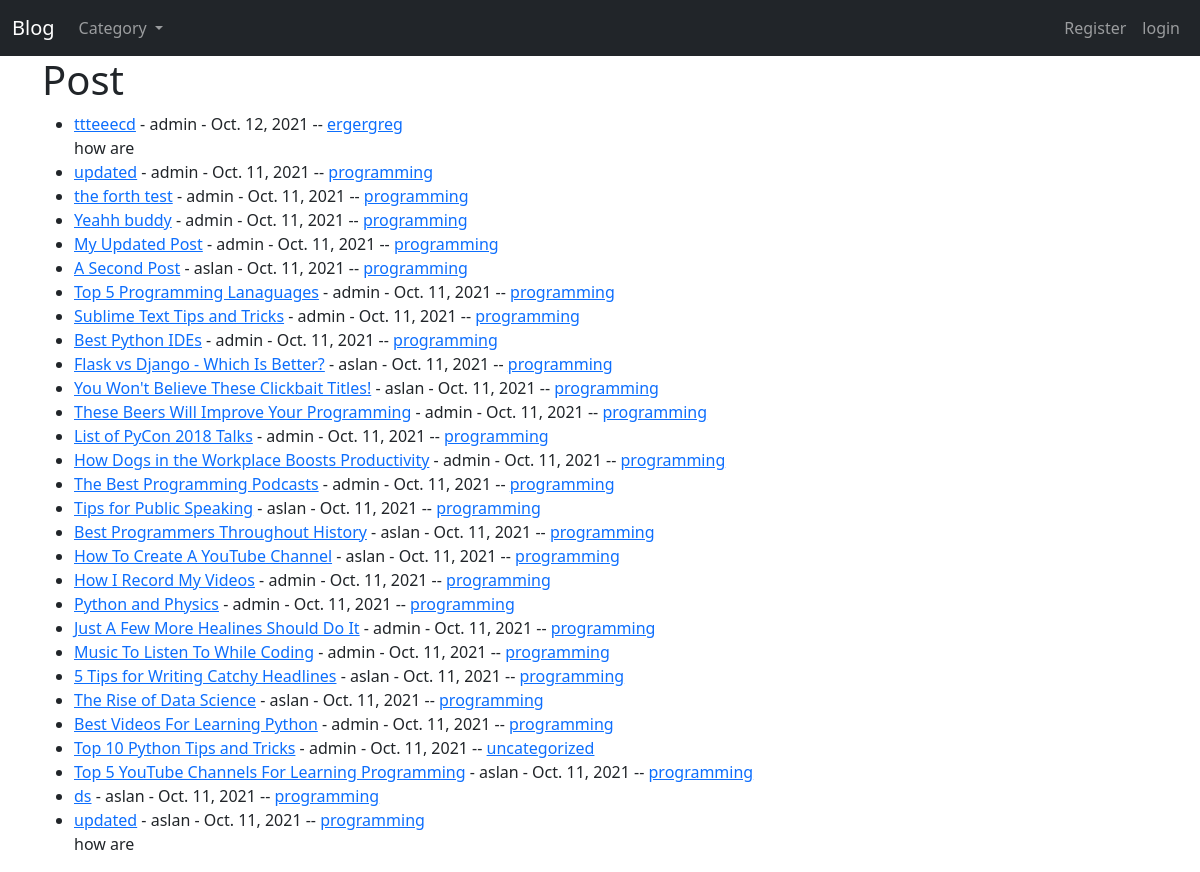
Before: / with the older database file.
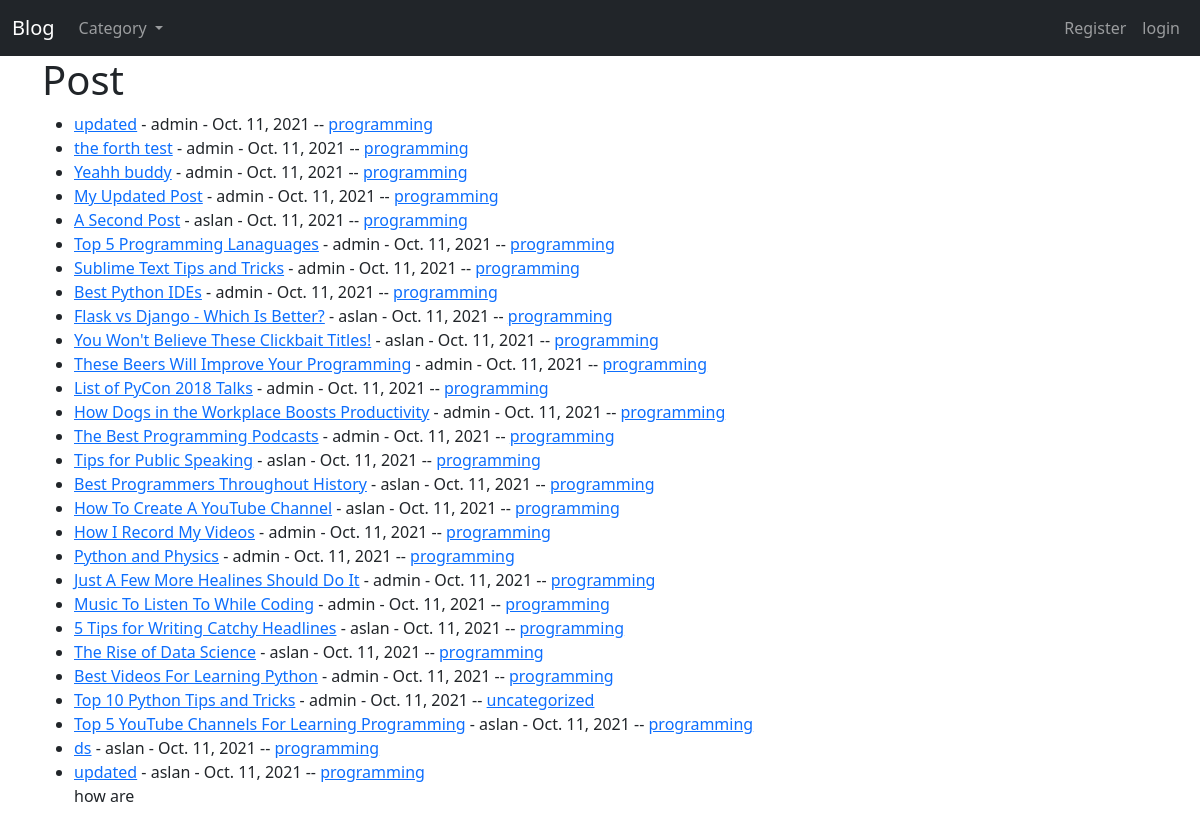
After: the same page with the newer database file.
### myblog/models.py (models this page shows, shortened)
class Post(models.Model):
    title = models.CharField(max_length=255)
    header_image = models.ImageField(null=True, blank=True, upload_to='images/')
    title_tag = models.CharField(max_length=255, default='blogpost')
    author = models.ForeignKey(User, on_delete=models.CASCADE)
    body = RichTextField(blank=True, null=True)
    post_date = models.DateField(auto_now_add=True)
    category = models.CharField(max_length=250, default='uncategorized')
    snippet = models.CharField(max_length=250)
    likes = models.ManyToManyField(User, related_name='blog_post')

### myblog/views.py (the view)
# urls.py: path('', HomeView.as_view(), name='home'),
class HomeView(ListView):
    model = Post
    template_name = 'myblog/home.html'
    ordering = ['-post_date']
    def get_context_data(self, *args, **kwargs):
        cat_menu = Category.objects.all()
        context = super(HomeView, self).get_context_data(*args, **kwargs)
        context['cat_menu'] = cat_menu
        return context

### myblog/models.py (called while the page is built)
    def __str__(self):
        return self.name

### myblog/templates/myblog/home.html (shortened to what this page needs)
{% extends 'myblog/base.html' %}
  {% block content%}
  <h1>Post</h1>
<ul>
{% for post in object_list %}
    <li> <a href="{% url 'detail' post.pk %}">{{post.title}}</a> - {{post.author}} - {{post.post_date}} --
        <a href="{% url 'category' post.category|slugify%}">{{post.category}}</a> <br>
        {{post.snippet}}
   </li>
{% endfor %}
    </ul>
  {% endblock content%}

Changed rows visible on the page:
removed Post: title "ttteeecd", author "admin", post_date "Oct. 12, 2021", category "ergergreg", snippet "how are"
